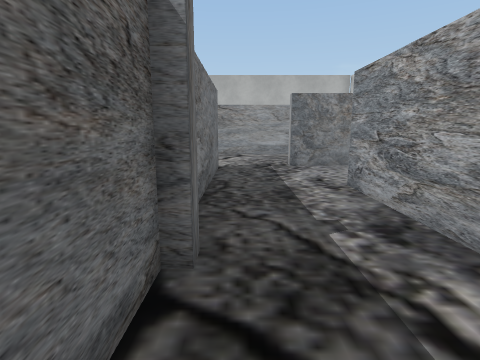
view 1 (above)

24 first-person views from a walk through a scene from a Unity 3-D project. The camera is 1.4 m above the floor, tilts 10° down and sees 80° across. The floor is counted in squares, 1 m on a side. Each view is taken from the middle of a square. On the plan, view 1 faces up. The plan holds only what a view shows up to about 14 squares ahead; the rest is blank. The player character is not drawn. Some surface patterns are stand-ins.

view 2
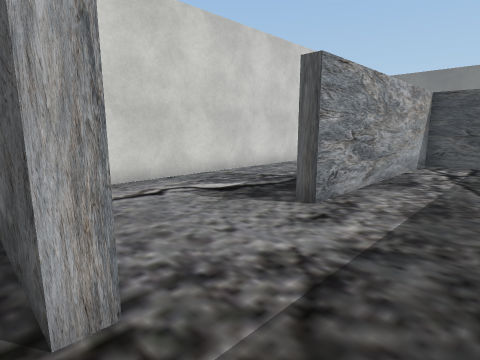

view 3
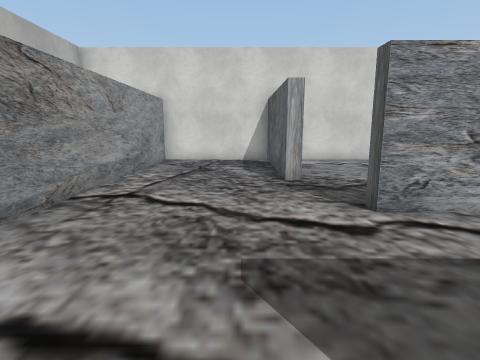

view 4
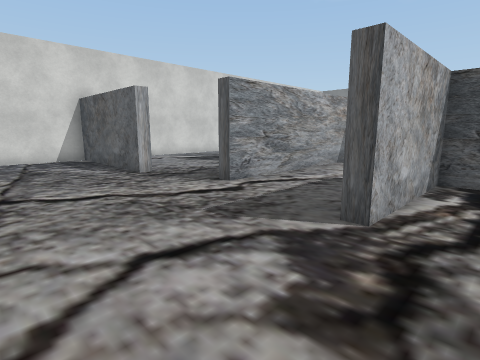

view 5
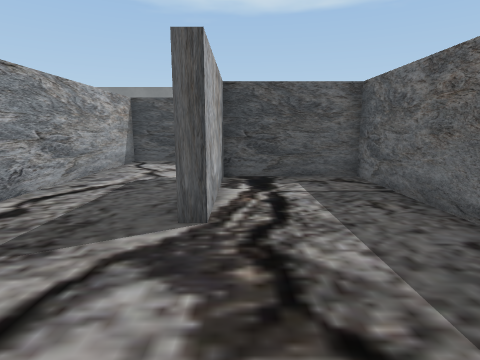

view 6
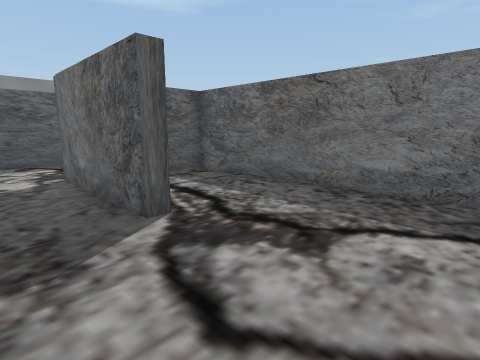

view 7
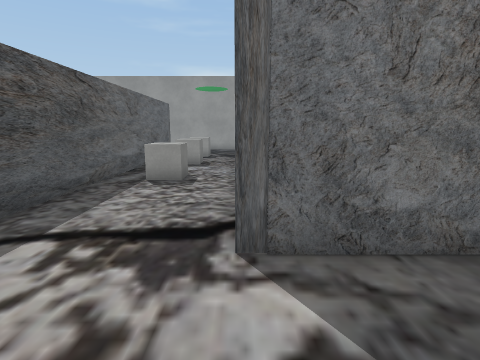

view 8
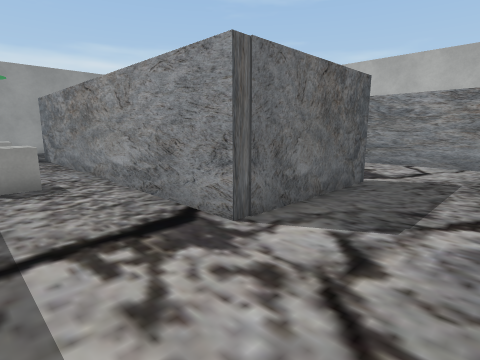

view 9
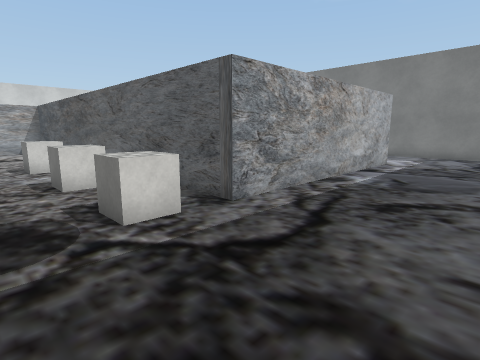

view 10
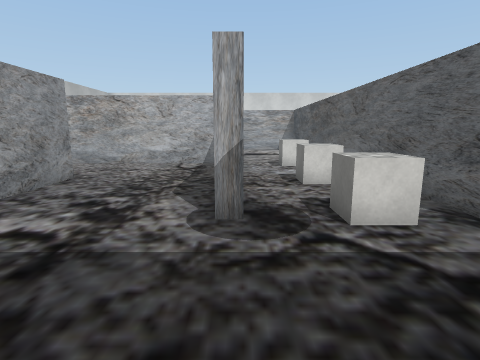

view 11
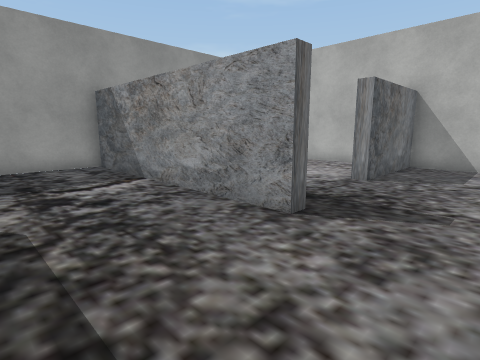

view 12
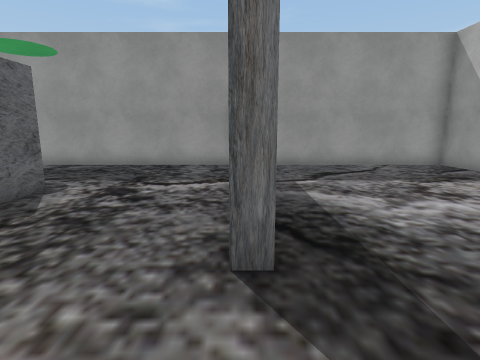

view 13
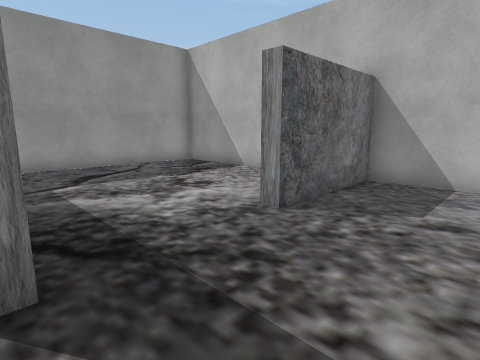

view 14
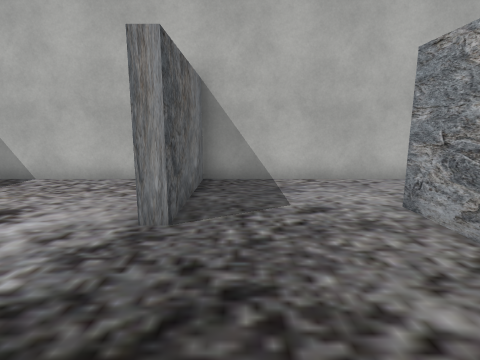

view 15
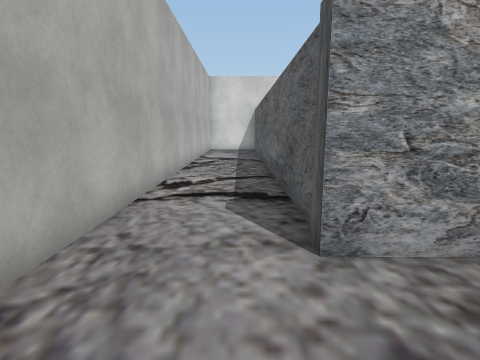

view 16
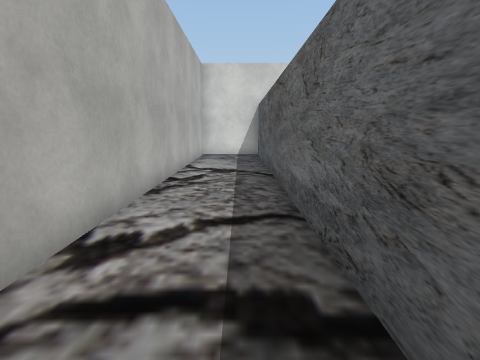

view 17
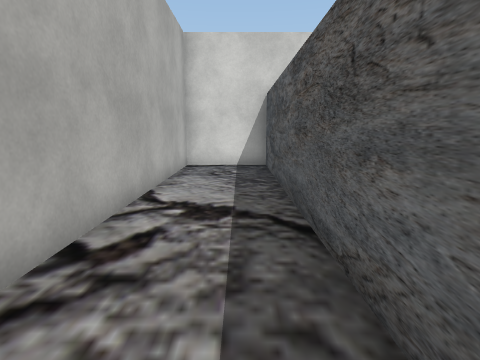

view 18
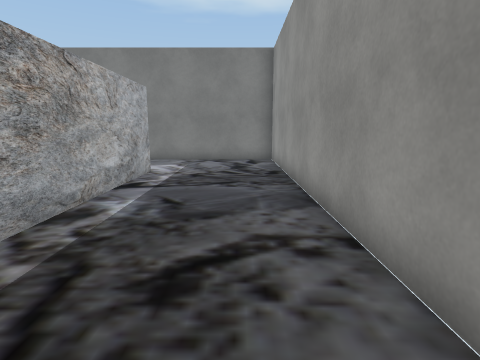

view 19
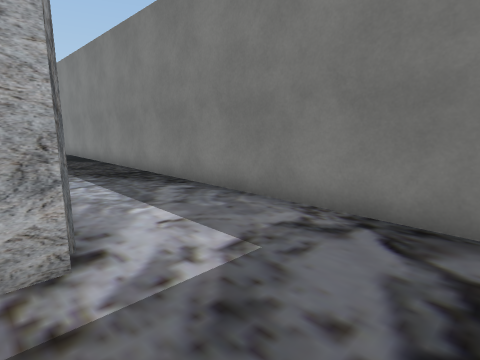

view 20
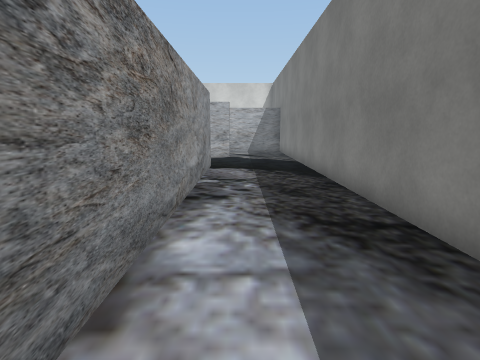

view 21
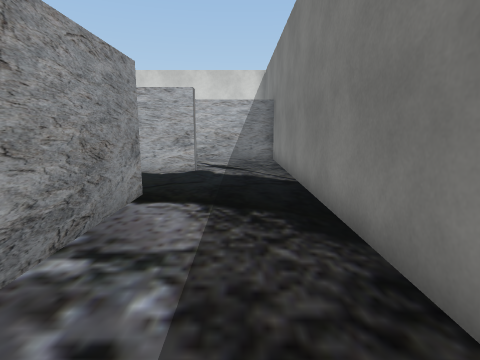

view 22
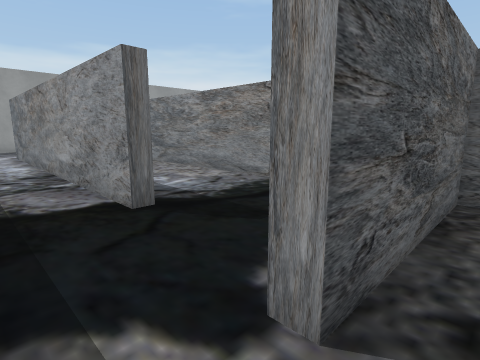

view 23
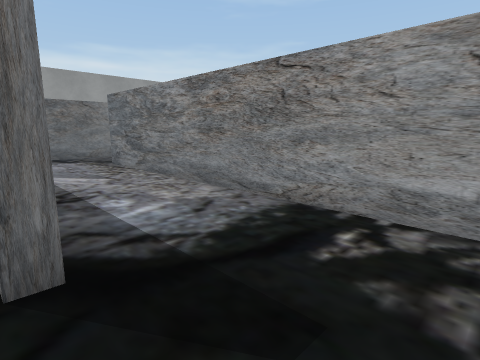

view 24
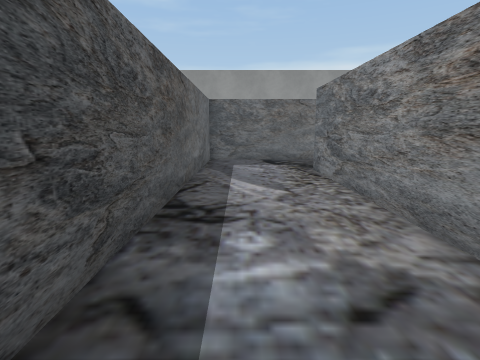

### Floor plan
Points are (right, up) in squares from view 1. A wall is a line through its corners. A room is listed if a view was taken in it or the views show most of it. See-through windows are left out.
Room 1 (view 1)
walls: (7.5, 0.6) (7.5, 10.1); (1, -1) (2.7, -1) (2.7, 7.2) (3.2, 7.2); (-0.5, 3.2) (-0.5, 2.7); (-0.8, 2.7) (-0.8, 0.8); (4.4, 11.3) (2, 11.3); (-0.8, 10.6) (-0.8, 5.2)
ways out: opening at (0.5, 10) to room 2
Room 2 (views 2, 3, 4, 5, 6, 7, 8, 9, 10, 11, 12, 13, 14, 15, 16, 17, 18, 19, 20, 21, 22, 23, 24)
walls: (-10, 8) (-10, 17) (7.5, 17) (7.5, 20.1) (-14, 20.1) (-14, 16.1) (-14.5, 16.1); (-13.7, 12.4) (-13.7, 11.9) (-22.4, 11.9); (-9.6, 15.5) (-9.6, 7.4) (-5.5, 7.4) (-5.5, 11.7) (-5.1, 11.7) (-5.1, 7) (-17.6, 7) (-17.6, 7.4) (-16.2, 7.4); (-17.5, -0.5) (-17.5, -5.4) (-5.5, -5.4); (-2.2, -1.4) (-14.1, -1.4); (-0.8, -1.4) (-0.8, -6.5) (-1.3, -6.5) (-1.3, -4.5); (-4.9, -5.4) (-4.9, -5.9) (-17.5, -5.9); (-22.5, 2.5) (-22.5, -9.6) (2.7, -9.6) (2.7, -5.9); (2, 11.3) (2, 11.7) (7.5, 11.7) (7.5, 16.5) (-6.9, 16.5); (-18, -5.8) (-18, 3.2) (-1.3, 3.2) (-1.3, 10.6) (-0.8, 10.6); (-15.9, 20.1) (-22.5, 20.1) (-22.5, 4)
ways out: opening at (0.5, 10) to room 1
objects: cube (-18, 5) to (-17, 5); cube (-14, 5); cube (-11, 5) to (-10, 5)

Positions as (right, up) in squares from view 1, and headings:
1: (0, 0), facing up
2: (0, 12), facing down-right
3: (-6, 13), facing right
4: (-7, 16), facing down-right
5: (-6, 16), facing down
6: (-3, 16), facing down-left
7: (-2, 7), facing left
8: (-2, 4), facing up-left
9: (-22, 7), facing down-right
10: (-22, 7), facing right
11: (-11, 8), facing up-left
12: (-11, 12), facing left
13: (-11, 12), facing up-left
14: (-13, 12), facing up
15: (-13, 18), facing right
16: (-9, 18), facing right
17: (-4, 18), facing right
18: (-21, 4), facing down
19: (-21, -5), facing down-right
20: (-16, -7), facing right
21: (-11, -8), facing right
22: (0, -8), facing up-left
23: (-2, -6), facing up-left
24: (-4, -4), facing left
